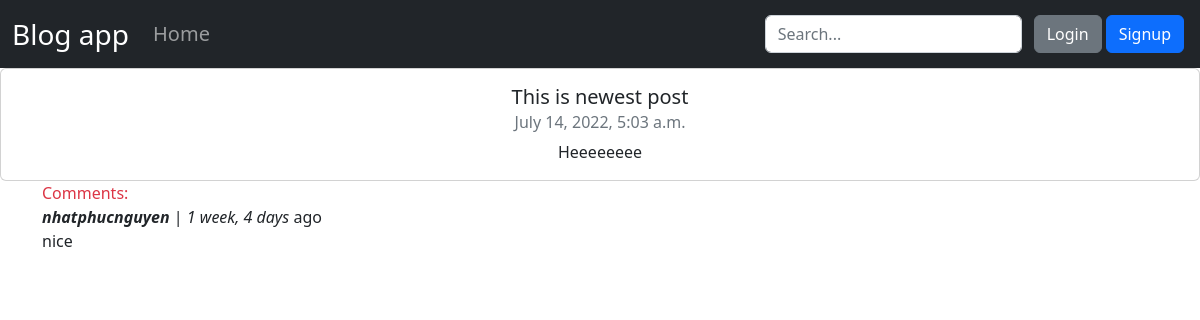
Screenshot of /post_list/15/ with the database file from the repository.
### base/models.py (models this page shows, shortened)
class Post(models.Model):
    topic = models.ForeignKey(Topic,null=True,on_delete=models.SET_NULL)
    title = models.CharField(max_length=150)
    body = models.TextField()
    author = models.ForeignKey(
        User,
        on_delete= models.CASCADE,
    )
    timeUpdated = models.DateTimeField(auto_now_add=True)
    timeCreated = models.DateTimeField(auto_created=True,auto_now_add=True)
    class Meta:
        ordering = ('-timeUpdated','-timeCreated')

class Comment(models.Model):
    post = models.ForeignKey(
        Post,
        on_delete=models.CASCADE,
        related_name='comments'
    )
    author = models.ForeignKey(
        User,
        on_delete=models.CASCADE,
    )
    body = models.TextField(max_length=250)
    timeCreated = models.DateTimeField(auto_created=True,auto_now_add=True)
    class Meta:
        ordering = ('-timeCreated',)

### base/views.py (the view, shortened to what this page needs)
# urls.py: path('post_list/<str:pk>/',views.post_detail,name='post_details'),
def post_detail(request,pk):
    post = Post.objects.get(id=pk)
    post_comments = post.comments.all()
    context = {'post':post,'comments':post_comments}
    return render(request,'base/post_details.html',context)

### base/templates/base/post_details.html (shortened to what this page needs)
{% extends 'base.html' %}
{% block content %}
    <div class="card" style="width: 100%;">
        <div class="card-body text-center">
            <h5 class="card-title">{{post.title}}</h5>
            <h6 class="card-subtitle mb-2 text-muted">{{post.timeCreated}}</h6>
            <p class="card-text">{{post.body}}</p>
        </div>
    </div>
    <div class="comment-container container">
        <span class="text-danger">Comments: </span>
            {% for comment in comments %}
                <p><span class="fst-italic fw-bold">{{comment.author}}</span> | <span class="fst-italic">{{comment.timeCreated|timesince}}</span> ago<br>
                {{comment.body}}
                </p>
            {% endfor %}
    </div>
{% endblock %}

### rows the page displays
Post: title "This is newest post", timeCreated "July 14, 2022, 5:03 a.m.", body "Heeeeeeee"
Comment: author "nhatphucnguyen", timeCreated "1 week, 4 days", body "nice"
